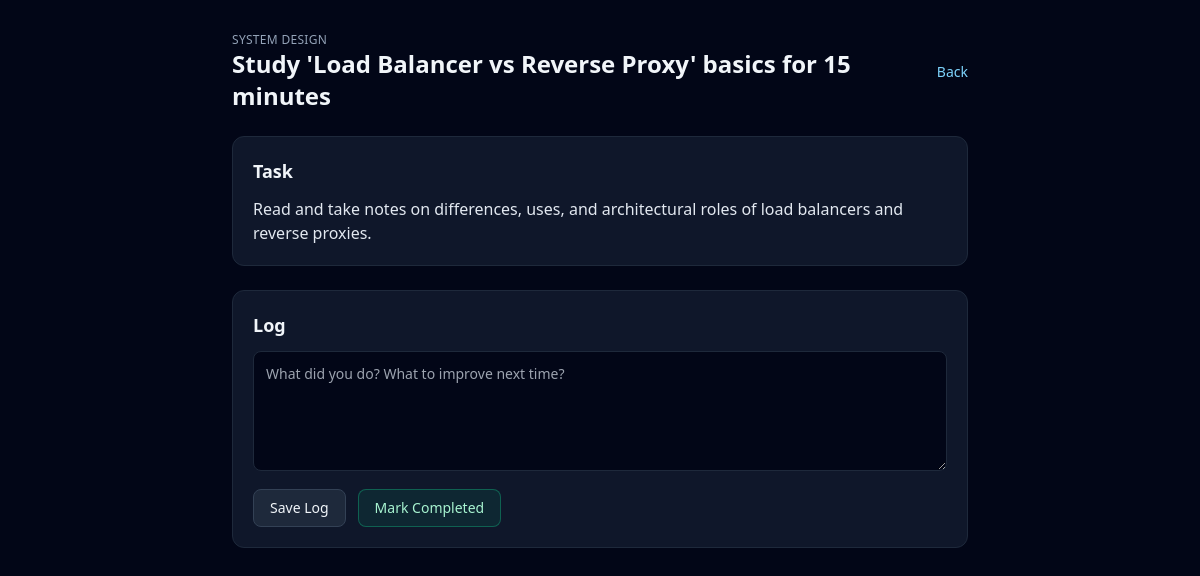
Screenshot of /task/9 with the database file from the repository.
### app/models/task.py (models this page shows)
class TodayTask(Base):
    __tablename__ = "today_tasks"
    id = Column(Integer, primary_key=True, index=True)
    date = Column(Date, default=date.today, index=True)
    module_id = Column(String, nullable=False, index=True)
    name = Column(String, nullable=False)
    group = Column(String, nullable=False)
    task_type = Column(String, nullable=False, default="todo")
    problem_text = Column(Text, nullable=True)
    todo_text = Column(Text, nullable=True)
    code_template = Column(Text, nullable=True)
    notes = Column(Text, nullable=True)
    log = Column(Text, nullable=True)
    url = Column(String, nullable=True)
    extra = Column(JSON, nullable=True)

### app/main.py (the view)
@app.get("/task/{task_id}", response_class=HTMLResponse)
def task_detail_page(task_id: int, request: Request, db=Depends(get_db)):
    task = db.query(TodayTask).filter(TodayTask.id == task_id).first()
    if not task:
        task = db.query(TaskHistory).filter(TaskHistory.id == task_id).first()
    if not task:
        return HTMLResponse("Task not found", status_code=404)
    module_label = task.module_id.replace("-", " ").replace("_", " ").title()
    template_name = "tasks/coding_detail.html" if task.task_type == "coding" else "tasks/todo_detail.html"
    return templates.TemplateResponse(
        template_name,
        {
            "request": request,
            "task": task,
            "module_id": module_label,
            "title": task.name,
            "problem_text": task.problem_text or task.todo_text,
            "code_template": task.code_template,
            "log": task.log,
        },
    )

### app/templates/tasks/todo_detail.html (shortened to what this page needs)
<!DOCTYPE html>
<html lang="en">
<head>
  <script src="https://cdn.tailwindcss.com"></script>
</head>
<body class="bg-slate-950 text-slate-100 min-h-screen">
  <div class="max-w-3xl mx-auto px-4 py-8 space-y-6">
    <header class="flex items-center justify-between gap-3">
      <div>
        <p class="text-xs text-slate-400 uppercase tracking-wide">{{ module_id }}</p>
        <h1 class="text-2xl font-bold">{{ title }}</h1>
      </div>
      <a href="/" class="text-sm text-sky-300">Back</a>
    </header>
    <section class="bg-slate-900 border border-slate-800 rounded-xl p-5 space-y-3">
      <h2 class="text-lg font-semibold">Task</h2>
      <p class="text-slate-200 whitespace-pre-line">{{ problem_text or title }}</p>
    </section>
    <section class="bg-slate-900 border border-slate-800 rounded-xl p-5 space-y-3">
      <h2 class="text-lg font-semibold">Log</h2>
      <form class="space-y-3" id="log-form">
        <textarea name="log" id="log" class="w-full min-h-[120px] bg-slate-950 border border-slate-800 rounded-lg p-3 text-sm"
          placeholder="What did you do? What to improve next time?">{{ log or '' }}</textarea>
        <div class="flex items-center gap-3">
          <button type="button" onclick="saveLog()" class="px-4 py-2 bg-slate-800 border border-slate-700 rounded-lg text-sm">Save Log</button>
          <button type="button" onclick="completeTask()" class="px-4 py-2 bg-emerald-500/10 border border-emerald-500/40 text-emerald-200 rounded-lg text-sm">Mark Completed</button>
        </div>
      </form>
    </section>
  </div>
</body>
</html>

### rows the page displays
TodayTask: name "Study 'Load Balancer vs Reverse Proxy' basics for 15 minutes", todo_text "Read and take notes on differences, uses, and architectural roles of load balancers and reverse proxies."

### other values shown
{{ module_id }} "SYSTEM DESIGN"
